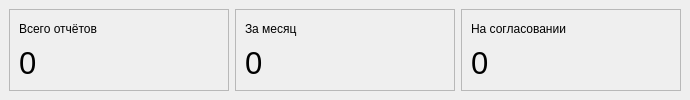
      <widget class="QFrame" name="statsFrameReports">
       <property name="font">
        <font>
         <pointsize>9</pointsize>
        </font>
       </property>
       <property name="sizePolicy">
        <sizepolicy hsizetype="Preferred" vsizetype="Preferred">
         <horstretch>0</horstretch>
         <verstretch>0</verstretch>
        </sizepolicy>
       </property>
       <property name="frameShape">
        <enum>QFrame::NoFrame</enum>
       </property>
       <property name="frameShadow">
        <enum>QFrame::Plain</enum>
       </property>
       <layout class="QHBoxLayout" name="horizontalLayout_13">
        <property name="leftMargin">
         <number>9</number>
        </property>
        <property name="topMargin">
         <number>9</number>
        </property>
        <property name="rightMargin">
         <number>9</number>
        </property>
        <property name="bottomMargin">
         <number>9</number>
        </property>
        <property name="spacing">
         <number>6</number>
        </property>
        <property name="sizeConstraint">
         <enum>QLayout::SetDefaultConstraint</enum>
        </property>
        <item>
         <layout class="QHBoxLayout" name="horizontalLayoutStats">
          <property name="spacing">
           <number>6</number>
          </property>
          <property name="sizeConstraint">
           <enum>QLayout::SetDefaultConstraint</enum>
          </property>
          <item>
           <widget class="QFrame" name="cardTotalReports">
            <property name="font">
             <font>
              <pointsize>9</pointsize>
             </font>
            </property>
            <property name="sizePolicy">
             <sizepolicy hsizetype="Preferred" vsizetype="Preferred">
              <horstretch>0</horstretch>
              <verstretch>0</verstretch>
             </sizepolicy>
            </property>
            <property name="frameShape">
             <enum>QFrame::StyledPanel</enum>
            </property>
            <property name="frameShadow">
             <enum>QFrame::Raised</enum>
            </property>
            <layout class="QVBoxLayout" name="verticalLayout">
             <property name="leftMargin">
              <number>9</number>
             </property>
             <property name="topMargin">
              <number>9</number>
             </property>
             <property name="rightMargin">
              <number>9</number>
             </property>
             <property name="bottomMargin">
              <number>9</number>
             </property>
             <property name="spacing">
              <number>6</number>
             </property>
             <property name="sizeConstraint">
              <enum>QLayout::SetDefaultConstraint</enum>
             </property>
             <item>
              <widget class="QLabel" name="lblTotalReportsTitle">
               <property name="text">
                <string notr="true">Всего отчётов</string>
               </property>
               <property name="font">
                <font>
                 <pointsize>9</pointsize>
                </font>
               </property>
               <property name="sizePolicy">
                <sizepolicy hsizetype="Preferred" vsizetype="Preferred">
                 <horstretch>0</horstretch>
                 <verstretch>0</verstretch>
                </sizepolicy>
               </property>
               <property name="minimumSize">
                <size>
                 <width>100</width>
                 <height>20</height>
                </size>
               </property>
               <property name="alignment">
                <set>Qt::AlignLeft|Qt::AlignVCenter|Qt::AlignLeading</set>
               </property>
               <property name="frameShape">
                <enum>QFrame::NoFrame</enum>
               </property>
               <property name="frameShadow">
                <enum>QFrame::Plain</enum>
               </property>
              </widget>
             </item>
             <item>
              <widget class="QLabel" name="lblTotalReportsValue">
               <property name="text">
                <string notr="true">0</string>
               </property>
               <property name="font">
                <font>
                 <pointsize>23</pointsize>
                </font>
               </property>
               <property name="sizePolicy">
                <sizepolicy hsizetype="Preferred" vsizetype="Preferred">
                 <horstretch>0</horstretch>
                 <verstretch>0</verstretch>
                </sizepolicy>
               </property>
               <property name="minimumSize">
                <size>
                 <width>200</width>
                 <height>30</height>
                </size>
               </property>
               <property name="alignment">
                <set>Qt::AlignLeft|Qt::AlignVCenter|Qt::AlignLeading</set>
               </property>
               <property name="frameShape">
                <enum>QFrame::NoFrame</enum>
               </property>
               <property name="frameShadow">
                <enum>QFrame::Plain</enum>
               </property>
              </widget>
             </item>
            </layout>
           </widget>
          </item>
          <item>
           <widget class="QFrame" name="cardReportsThisMonth">
            <property name="font">
             <font>
              <pointsize>9</pointsize>
             </font>
            </property>
            <property name="sizePolicy">
             <sizepolicy hsizetype="Preferred" vsizetype="Preferred">
              <horstretch>0</horstretch>
              <verstretch>0</verstretch>
             </sizepolicy>
            </property>
            <property name="frameShape">
             <enum>QFrame::StyledPanel</enum>
            </property>
            <property name="frameShadow">
             <enum>QFrame::Raised</enum>
            </property>
            <layout class="QVBoxLayout" name="verticalLayout_2">
             <property name="leftMargin">
              <number>9</number>
             </property>
             <property name="topMargin">
              <number>9</number>
             </property>
             <property name="rightMargin">
              <number>9</number>
             </property>
             <property name="bottomMargin">
              <number>9</number>
             </property>
             <property name="spacing">
              <number>6</number>
             </property>
             <property name="sizeConstraint">
              <enum>QLayout::SetDefaultConstraint</enum>
             </property>
             <item>
              <widget class="QLabel" name="lblReportsThisMonthTitle">
               <property name="text">
                <string notr="true">За месяц</string>
               </property>
               <property name="font">
                <font>
                 <pointsize>9</pointsize>
                </font>
               </property>
               <property name="sizePolicy">
                <sizepolicy hsizetype="Preferred" vsizetype="Preferred">
                 <horstretch>0</horstretch>
                 <verstretch>0</verstretch>
                </sizepolicy>
               </property>
               <property name="minimumSize">
                <size>
                 <width>100</width>
                 <height>20</height>
                </size>
               </property>
               <property name="alignment">
                <set>Qt::AlignLeft|Qt::AlignVCenter|Qt::AlignLeading</set>
               </property>
               <property name="frameShape">
                <enum>QFrame::NoFrame</enum>
               </property>
               <property name="frameShadow">
                <enum>QFrame::Plain</enum>
               </property>
              </widget>
             </item>
             <item>
              <widget class="QLabel" name="lblReportsThisMonthValue">
               <property name="text">
                <string notr="true">0</string>
               </property>
               <property name="font">
                <font>
                 <pointsize>23</pointsize>
                </font>
               </property>
               <property name="sizePolicy">
                <sizepolicy hsizetype="Preferred" vsizetype="Preferred">
                 <horstretch>0</horstretch>
                 <verstretch>0</verstretch>
                </sizepolicy>
               </property>
               <property name="minimumSize">
                <size>
                 <width>200</width>
                 <height>30</height>
                </size>
               </property>
               <property name="alignment">
                <set>Qt::AlignLeft|Qt::AlignVCenter|Qt::AlignLeading</set>
               </property>
               <property name="frameShape">
                <enum>QFrame::NoFrame</enum>
               </property>
               <property name="frameShadow">
                <enum>QFrame::Plain</enum>
               </property>
              </widget>
             </item>
            </layout>
           </widget>
          </item>
          <item>
           <widget class="QFrame" name="cardReportsPending">
            <property name="font">
             <font>
              <pointsize>9</pointsize>
             </font>
            </property>
            <property name="sizePolicy">
             <sizepolicy hsizetype="Preferred" vsizetype="Preferred">
              <horstretch>0</horstretch>
              <verstretch>0</verstretch>
             </sizepolicy>
            </property>
            <property name="frameShape">
             <enum>QFrame::StyledPanel</enum>
            </property>
            <property name="frameShadow">
             <enum>QFrame::Raised</enum>
            </property>
            <layout class="QVBoxLayout" name="verticalLayout_3">
             <property name="leftMargin">
              <number>9</number>
             </property>
             <property name="topMargin">
              <number>9</number>
             </property>
             <property name="rightMargin">
              <number>9</number>
             </property>
             <property name="bottomMargin">
              <number>9</number>
             </property>
             <property name="spacing">
              <number>6</number>
             </property>
             <property name="sizeConstraint">
              <enum>QLayout::SetDefaultConstraint</enum>
             </property>
             <item>
              <widget class="QLabel" name="lblReportsPendingTitle">
               <property name="text">
                <string notr="true">На согласовании</string>
               </property>
               <property name="font">
                <font>
                 <pointsize>9</pointsize>
                </font>
               </property>
               <property name="sizePolicy">
                <sizepolicy hsizetype="Preferred" vsizetype="Preferred">
                 <horstretch>0</horstretch>
                 <verstretch>0</verstretch>
                </sizepolicy>
               </property>
               <property name="minimumSize">
                <size>
                 <width>100</width>
                 <height>20</height>
                </size>
               </property>
               <property name="alignment">
                <set>Qt::AlignLeft|Qt::AlignVCenter|Qt::AlignLeading</set>
               </property>
               <property name="frameShape">
                <enum>QFrame::NoFrame</enum>
               </property>
               <property name="frameShadow">
                <enum>QFrame::Plain</enum>
               </property>
              </widget>
             </item>
             <item>
              <widget class="QLabel" name="lblReportsPendingValue">
               <property name="text">
                <string notr="true">0</string>
               </property>
               <property name="font">
                <font>
                 <pointsize>23</pointsize>
                </font>
               </property>
               <property name="sizePolicy">
                <sizepolicy hsizetype="Preferred" vsizetype="Preferred">
                 <horstretch>0</horstretch>
                 <verstretch>0</verstretch>
                </sizepolicy>
               </property>
               <property name="minimumSize">
                <size>
                 <width>200</width>
                 <height>30</height>
                </size>
               </property>
               <property name="alignment">
                <set>Qt::AlignLeft|Qt::AlignVCenter|Qt::AlignLeading</set>
               </property>
               <property name="frameShape">
                <enum>QFrame::NoFrame</enum>
               </property>
               <property name="frameShadow">
                <enum>QFrame::Plain</enum>
               </property>
              </widget>
             </item>
            </layout>
           </widget>
          </item>
         </layout>
        </item>
       </layout>
      </widget>
